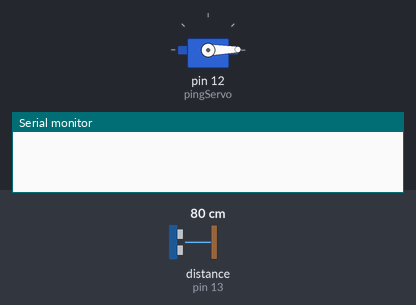
This sketch was run on a simulated Arduino Uno, built with avr-gcc and run on an emulated ATmega328P. Shown: servo, the last lines printed to the serial monitor. Wiring (inferred from the names in the program): ultrasonic range finder: trigger pin 13; echo pin 13. The inputs (shaded band) are chosen by the test bench; at power-on: distance to the obstacle (sensor on pin 13) 80 cm. The echo pulse lasts 58.3 µs per cm.

Above: at 0.1 s.
3.3 s: distance to the obstacle (sensor on pin 13) set to 2 cm
At 4.1 s:
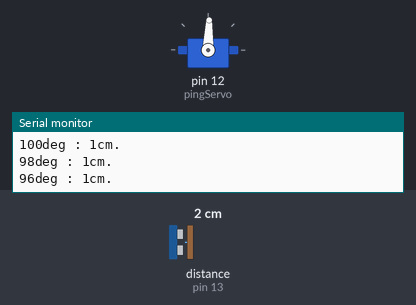
6.3 s: distance to the obstacle (sensor on pin 13) set to 120 cm
At 7.2 s:
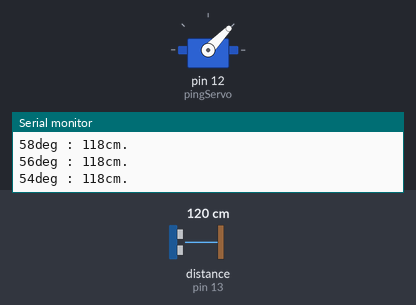
9.3 s: distance to the obstacle (sensor on pin 13) set to 4 cm
Timing chart, 0 to 18.3 s (numbered marks = the images above; inputs shaded):
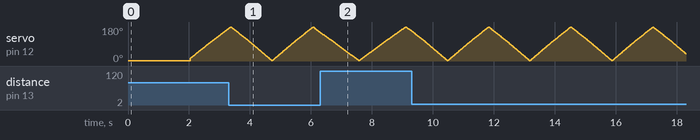

The sketch:

testing.ino
```cpp
#include <Servo.h>

const int pingPin = 13;
long duration;
int distance;

Servo pingServo;

void setup() {
 Serial.begin(9600);
 pingServo.attach(12);
 pingServo.write(1);
 delay(2000);
}

void loop() {
 for(int i = 1; i <= 180; i = i + 2){
  printData(i);
 }

 for(int i = 180; i >= 1; i = i - 2){
  printData(i);
 }
}

void printData(int i){
  pingServo.write(i);

  distance = calculateDistance();

  Serial.print(i);
  Serial.print("deg : ");
  Serial.print(distance);
  Serial.print("cm.");
  Serial.println();
}

int calculateDistance(){
  pinMode(pingPin, OUTPUT); // Set pin to OUTPUT
  digitalWrite(pingPin, LOW); // Ensure pin is low
  delayMicroseconds(2);

  digitalWrite(pingPin, HIGH); // Start ranging
  delayMicroseconds(5); // with 5 microsecond burst
  digitalWrite(pingPin, LOW); // End ranging

  pinMode(pingPin, INPUT); // Set pin to INPUT
  duration = pulseIn(pingPin, HIGH); // Read echo pulse
  distance = duration * 0.034/2;  //Convert to centimeters

  return distance;
}
```
